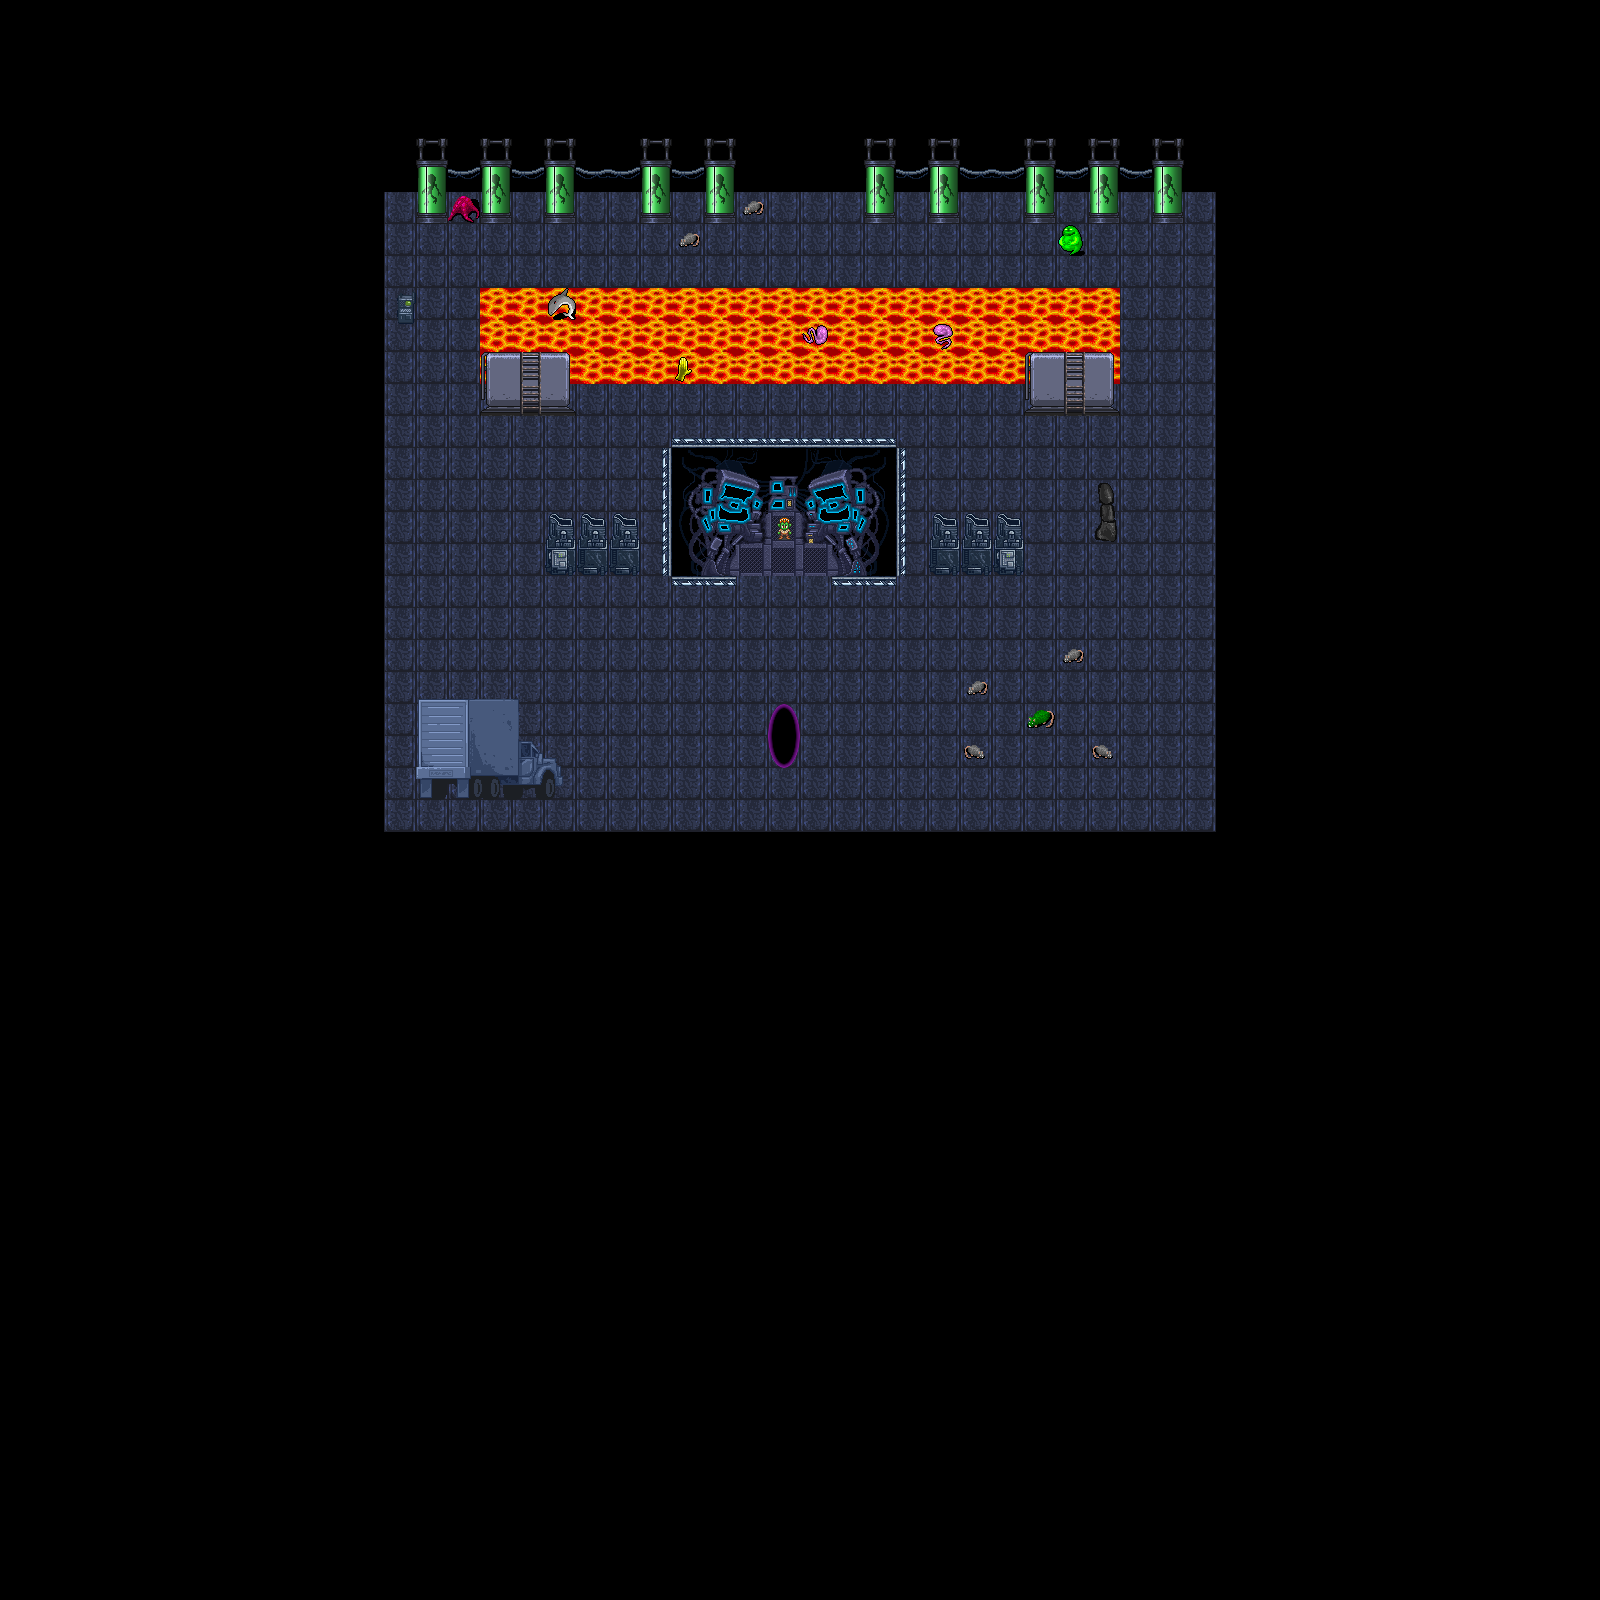

The image is a tile-based game level rendered from a .tmx file. Its description and source (layers, tilesets, objects; grid data summarised) follow:
An orthogonal 50x50 tile map with 32x32 px tiles, 5 tile layers (Kachelebene 1, Kachelebene 2, Collision, Kachelebene 4, ...), 6 tilesets and 2 objects (exsede3, spsede3).

<map version="1.0" orientation="orthogonal" renderorder="right-down" width="50" height="50" tilewidth="32" tileheight="32" nextobjectid="5">
 <tileset firstgid="1" name="225835_hyptosis_tile-art-batch-1" tilewidth="32" tileheight="32" tilecount="900" columns="30">
  <image source="../Downloads/hyptosis tiles/225835_hyptosis_tile-art-batch-1.png" trans="ffffff" width="960" height="960" />
 </tileset>
 <tileset firstgid="901" name="225836_hyptosis_til-art-batch-2" tilewidth="32" tileheight="32" tilecount="900" columns="30">
  <image source="../Downloads/hyptosis tiles/225836_hyptosis_til-art-batch-2.png" trans="ffffff" width="960" height="960" />
 </tileset>
 <tileset firstgid="1801" name="225837_hyptosis_tile-art-batch-3" tilewidth="32" tileheight="32" tilecount="900" columns="30">
  <image source="../Downloads/hyptosis tiles/225837_hyptosis_tile-art-batch-3.png" trans="ffffff" width="960" height="960" />
 </tileset>
 <tileset firstgid="2701" name="DungeonCrawl_ProjectUtumnoTileset" tilewidth="32" tileheight="32" tilecount="3072" columns="64">
  <image source="../Downloads/hyptosis tiles/DungeonCrawl_ProjectUtumnoTileset.png" trans="ffffff" width="2048" height="1536" />
 </tileset>
 <tileset firstgid="5773" name="225838_hyptosis_tile-art-batch-4" tilewidth="32" tileheight="32" tilecount="900" columns="30">
  <image source="../Downloads/hyptosis tiles/225838_hyptosis_tile-art-batch-4.png" trans="ffffff" width="960" height="960" />
 </tileset>
 <tileset firstgid="6673" name="CGTportal1" tilewidth="32" tileheight="32" tilecount="2" columns="1">
  <image source="../Downloads/hyptosis tiles/CGTportal1.png" trans="ffffff" width="32" height="64" />
 </tileset>
 <layer name="Kachelebene 1" width="50" height="50">
  <data>[2500 cells, 496 non-empty, 3 distinct tile ids]</data>
 </layer>
 <layer name="Kachelebene 2" width="50" height="50">
  <data>[2500 cells, 39 non-empty, 6 distinct tile ids]</data>
 </layer>
 <layer name="Collision" width="50" height="50">
  <data>[2500 cells, 215 non-empty, 59 distinct tile ids]</data>
 </layer>
 <layer name="Kachelebene 4" width="50" height="50">
  <data>[2500 cells, 11 non-empty, 6 distinct tile ids]</data>
 </layer>
 <layer name="Kachelebene 5" width="50" height="50">
  <data>[2500 cells, 4 non-empty, 3 distinct tile ids]</data>
 </layer>
 <objectgroup name="Exitpoints">
  <object id="2" name="exsede3" x="768" y="704" width="32" height="64" />
 </objectgroup>
 <objectgroup name="Spawnpoints">
  <object id="1" name="spsede3" x="768" y="640" width="32" height="32" />
 </objectgroup>
</map>
